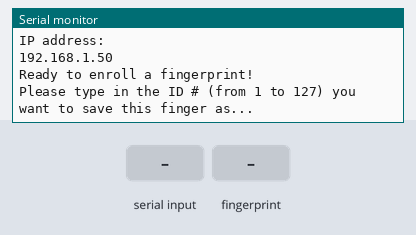
This sketch was run on a simulated ESP32. Shown: the last lines printed to the serial monitor. Inputs (shaded band) come from the test bench. WiFi joins after 1.5 s; servers stay silent unless stated.

Above: at 10.2 s.
10.3 s: "Galaxy 08\n" received over Serial
At 11.5 s:
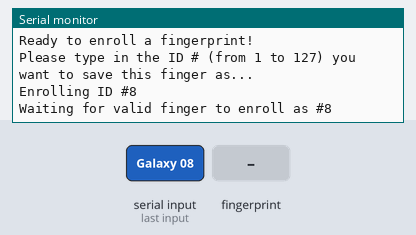
11.8 s: finger stored as number 1 placed on the sensor
At 13.4 s:
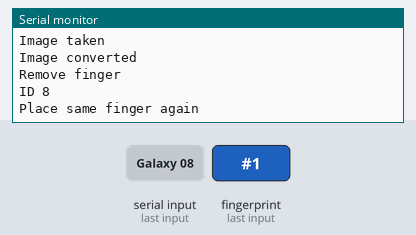
13.5 s: finger stored as number 1 placed on the sensor
At 15.28 s:
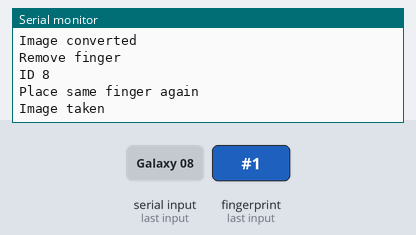

The sketch:

1st_Fingerprint-Sensor.ino
```cpp
  /*
  AS608-Optical-Fingerprint-Sensor-enroll
  Home
    based on Adafruit Library

*/
#include <Adafruit_Fingerprint.h>
#include <HardwareSerial.h>
#include <WiFi.h>
#include <HTTPClient.h>

#define WIFI_SSID "Don't Scan Can Harm A CP"
#define WIFI_PASSWORD "PLDTwifi44647@"
// #define WIFI_PASSWORD "12345678"
// #define WIFI_SSID "Galaxy 08"


WiFiServer server(80);

Adafruit_Fingerprint finger = Adafruit_Fingerprint(&Serial2);

uint8_t id;

void setup()
{
  Serial.begin(9600);
  while (!Serial);  // For Yun/Leo/Micro/Zero/...
  delay(3000);
  Serial.println("\n\nAdafruit finger detect test");

  // set the data rate for the sensor serial port
  finger.begin(57600);
  delay(3000);
  if (finger.verifyPassword()) {
    Serial.println("Found fingerprint sensor!");
  } else {
    Serial.println("Did not find fingerprint sensor :(");
    while (1) { delay(3000); }
  }


  // Connecting to wifi
  Serial.println();
    Serial.println();
    Serial.print("Connecting to ");
    Serial.println(WIFI_SSID);

    WiFi.begin(WIFI_SSID, WIFI_PASSWORD);

    while (WiFi.status() != WL_CONNECTED) {
        delay(1000);
        Serial.print(".");
    }

    Serial.println("");
    Serial.println("WiFi connected.");
    Serial.println("IP address: ");
    Serial.println(WiFi.localIP());

    server.begin();

}

uint8_t readnumber(void) {
  uint8_t num = 0;

  while (num == 0) {
    while (! Serial.available());
    num = Serial.parseInt();
  }
  return num;
}

void loop()                     // run over and over again
{
  Serial.println("Ready to enroll a fingerprint!");
  Serial.println("Please type in the ID # (from 1 to 127) you want to save this finger as...");
  id = readnumber();
  if (id == 0) {// ID #0 not allowed, try again!
     return;
  }
  Serial.print("Enrolling ID #");
  Serial.println(id);

  while (!  getFingerprintEnroll() );
}

uint8_t getFingerprintEnroll() {

  int p = -1;
  Serial.print("Waiting for valid finger to enroll as #"); Serial.println(id);
  while (p != FINGERPRINT_OK) {
    p = finger.getImage();
    switch (p) {
    case FINGERPRINT_OK:
      Serial.println("Image taken");
      break;
    case FINGERPRINT_NOFINGER:
      break;
    case FINGERPRINT_PACKETRECIEVEERR:
      Serial.println("Communication error");
      break;
    case FINGERPRINT_IMAGEFAIL:
      Serial.println("Imaging error");
      break;
    default:
      Serial.println("Unknown error1");
      break;
    }
  }

  // OK success!

  p = finger.image2Tz(1);
  switch (p) {
    case FINGERPRINT_OK:
      Serial.println("Image converted");
      break;
    case FINGERPRINT_IMAGEMESS:
      Serial.println("Image too messy");
      return p;
    case FINGERPRINT_PACKETRECIEVEERR:
      Serial.println("Communication error");
      return p;
    case FINGERPRINT_FEATUREFAIL:
      Serial.println("Could not find fingerprint features1");

      return p;
    case FINGERPRINT_INVALIDIMAGE:
      Serial.println("Could not find fingerprint features2");
      return p;
    default:
      Serial.println("Unknown Error2");
      return p;
  }

  Serial.println("Remove finger");
  delay(1000);
  p = 0;
  while (p != FINGERPRINT_NOFINGER) {
    p = finger.getImage();
  }
  Serial.print("ID "); Serial.println(id);
  p = -1;
  Serial.println("Place same finger again");
  delay(2000);
  while (p != FINGERPRINT_OK) {
    p = finger.getImage();
    switch (p) {
    case FINGERPRINT_OK:
      Serial.println("Image taken");
      break;
    case FINGERPRINT_NOFINGER:
      break;
    case FINGERPRINT_PACKETRECIEVEERR:
      Serial.println("Communication error");
      break;
    case FINGERPRINT_IMAGEFAIL:
      Serial.println("Imaging error");
      break;
    default:
      Serial.println("Unknown Error3");
      break;
    }
  }

  // OK success!

  p = finger.image2Tz(2);
  switch (p) {
    case FINGERPRINT_OK:
      Serial.println("Image converted");
      break;
    case FINGERPRINT_IMAGEMESS:
      Serial.println("Image too messy");
      return p;
    case FINGERPRINT_PACKETRECIEVEERR:
      Serial.println("Communication error");
      return p;
    case FINGERPRINT_FEATUREFAIL:
      Serial.println("Could not find fingerprint features3");
      return p;
    case FINGERPRINT_INVALIDIMAGE:
      Serial.println("Could not find fingerprint features4");
      return p;
    default:
      Serial.println("Unknown Error4");
      return p;
  }

  // OK converted!
  Serial.print("Creating model for #");  Serial.println(id);


  Serial.print("ID "); Serial.println(id);
  p = finger.storeModel(id);
  if (p == FINGERPRINT_OK) {
    Serial.println("Stored!");

    // send a request to the api
    HTTPClient http;
    http.begin("http://192.168.1.9:5002//open"); // <Mac IP> with your Mac's IP address
    int httpResponseCode = http.GET();
    if (httpResponseCode > 0) {
      Serial.println("URL opened in browser");
    } else {
      Serial.print("Error in sending request: ");
      Serial.println(httpResponseCode);
    }
    http.end();
  } else if (p == FINGERPRINT_PACKETRECIEVEERR) {
    Serial.println("Communication error");
    return p;
  } else if (p == FINGERPRINT_BADLOCATION) {
    Serial.println("Could not store in that location");
    return p;
  } else if (p == FINGERPRINT_FLASHERR) {
    Serial.println("Error writing to flash");
    return p;
  } else {
    Serial.println("Done");
    return p;
  }

  p = finger.createModel();
  if (p == FINGERPRINT_OK) {
    Serial.println("Prints matched!");
  } else if (p == FINGERPRINT_PACKETRECIEVEERR) {
    Serial.println("Communication error");
    return p;
  } else if (p == FINGERPRINT_ENROLLMISMATCH) {
    Serial.println("Fingerprints did not match");
    return p;
  } else {
    Serial.println("");
    return p;
  }
}
```

Measured:
- after the input at 10.3 s, the serial monitor: prints a new line at once (image 1)
- after the input at 11.8 s, the serial monitor: prints a new line at once (image 2)
